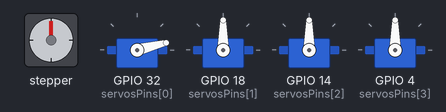
The sketch below on a simulated ESP32. On the bench: stepper motor, 4 × servo. Wiring (inferred from the names in the program): stepper motor driver (100 steps per turn assumed): step GPIO 25; direction GPIO 26. What the sketch prints to the serial monitor is not drawn.

Above: at 0.15 s.
At 7.1 s:
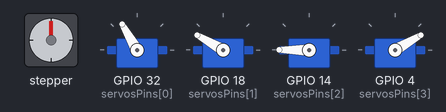
At 11.9 s:
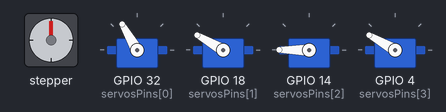
At 17.8 s:
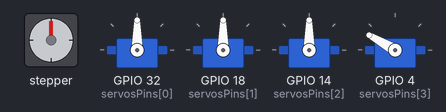
At 27.3 s:
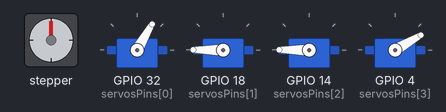
At 38.0 s:
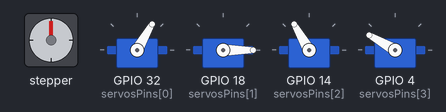
Timing chart, 0 to 40.0 s (numbered marks = the images above):
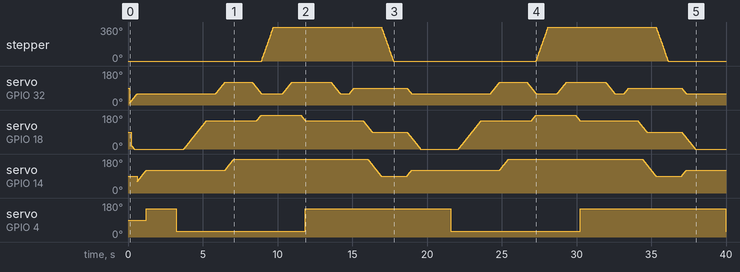

Measured:
- by itself, servo on GPIO 4 (servosPins[3]): repeats every 18.4 s: 30° 8.6 s, 150° 9.7 s
- by itself, stepper: turns 360° clockwise in 0.79 s, then 360° counter-clockwise in 0.79 s, then 360° clockwise in 0.79 s, then 360° counter-clockwise in 0.79 s

The sketch:

roboarm-using-angle.ino
```cpp
#include<Math.h>

#include <Servo.h>
static const int servosPins[4] = {32 , 18 , 14, 4};
#define dirPin 26
#define stepPin 25
Servo servos[4];

int thetaIn[3] = {10, 20, 60};
int thetaFinal[3]; // = {90, 10, 90};

int m1_max = 90;
int m2_max = 90;
int m3_max = 90;
int sta = 0;

int tm1, tm2, tm3;
void setup()
{
  pinMode(stepPin, OUTPUT);
  pinMode(dirPin, OUTPUT);
  Serial.begin(115200);

  for (int i = 0; i < 4; ++i)
  {
    if (!servos[i].attach(servosPins[i]))
    {
      Serial.print("Servo ");
      Serial.print(i);
      Serial.println("attach error");
    }
  }
}

void loop()
{
  //ArmMovement(Servo_m1_agle, Servo_m2_agle, Servo_m3_agle);

  ArmMovement(60, 0, 120);
  pick();
  ArmMovement(60, 150, 120);
  ArmMovement(120, 150, 180);
  ArmMovement(60, 180, 180);
  clockwise();

  ArmMovement(120, 150, 180);
  drop();
  ArmMovement(60, 150, 180);
  ArmMovement(90, 90, 90);
  anticlockwise();
  ArmMovement(60, 0, 120);
}

void ArmMovement(int theta1, int theta2, int theta3)
{
  thetaFinal[0] = theta1;
  thetaFinal[1] = theta2;
  thetaFinal[2] = theta3;
  //  Y_for Servo motor 1
  if (thetaIn[0] <= thetaFinal[0])
  {
    int temp_m1 = thetaIn[0] - (thetaFinal[0] + thetaIn[0]);
    m1_max = abs(temp_m1);
    Serial.print("m1_max=");
    Serial.print(m1_max);
    Serial.println();
  }
  else if (thetaIn[0] > thetaFinal[0])
  {
    m1_max = thetaIn[0] + (thetaIn[0] - thetaFinal[0]);
    Serial.print("m1_max=");
    Serial.print(m1_max);
    Serial.println();
  }

  //  Y_for Servo motor 2
  if (thetaIn[1] <= thetaFinal[1])
  {
    int temp_m2 = thetaIn[1] - (thetaFinal[1] + thetaIn[1]);
    m2_max = abs(temp_m2);
    Serial.print("m2_max=");
    Serial.print(m2_max);
    Serial.println();
  }
  else if (thetaIn[1] > thetaFinal[1])
  {
    m2_max = thetaIn[1] + (thetaIn[1] - thetaFinal[1]);
    Serial.print("m2_max=");
    Serial.print(m2_max);
    Serial.println();
  }

  //  Y_for Servo motor 3
  if (thetaIn[2] <= thetaFinal[2])
  {
    int temp_m3 = thetaIn[2] - (thetaFinal[2] + thetaIn[2]);
    m3_max = abs(temp_m3);
    Serial.print("m3_max=");
    Serial.print(m3_max);
    Serial.println();
  }
  else if (thetaIn[2] > thetaFinal[2])
  {
    m3_max = thetaIn[2] + (thetaIn[2] - thetaFinal[2]);
    Serial.print("m3_max=");
    Serial.print(m3_max);
    Serial.println();
  }

  //  ----------Angle Setting -----
  for (int i = 0; i <= 360; i++)
  {
    Serial.println(i);
    if ((i >= thetaIn[0]) && (i <= m1_max))
    {
      if (thetaIn[0] >= thetaFinal[0])
      {
        tm1 = thetaIn[0] - (i - thetaIn[0]);
        servos[0].write(tm1);
        Serial.print(tm1);
        Serial.print(",");
      }
      else
      {
        tm1 = thetaIn[0] + (i - thetaIn[0]);
        servos[0].write(tm1);
        Serial.print(tm1);
        Serial.print(",");
      }
    }
    else
    {
      Serial.print("*");
      Serial.print(",");
    }

    //-----------------------------------------------
    //    Setting agle of Servo motor 2
    if (i >= thetaIn[1] && i <= m2_max)
    {
      if (thetaIn[1] >= thetaFinal[1])
      {
        tm2 = thetaIn[1] - (i - thetaIn[1]);
        servos[1].write(tm2);
        Serial.print(tm2);
        Serial.print(",");
      }
      else
      {
        tm2 = thetaIn[1] + (i - thetaIn[1]);
        servos[1].write(tm2);
        Serial.print(tm2);
        Serial.print(",");
      }
    }
    else
    {
      Serial.print("*");
      Serial.print(",");
    }
    //-----------------------------------------------
    //    Setting agle of Servo motor 3
    if (i >= thetaIn[2] && i <= m3_max)
    {
      if (thetaIn[2] >= thetaFinal[2])
      {
        tm3 = thetaIn[2] - (i - thetaIn[2]);
        servos[2].write(tm3);
        Serial.print(tm3);
        Serial.print(",");
      }
      else
      {
        tm3 = thetaIn[2] + (i - thetaIn[2]);
        servos[2].write(tm3);
        Serial.print(tm3);
        Serial.print(",");
      }
    }
    else
    {
      Serial.print("*");
      Serial.print(",");
    }
    Serial.println();
    delay(10);
    if (tm1 == thetaFinal[0] && tm2 == thetaFinal[1] && tm3 == thetaFinal[2])
    {
      break;
    }
  }
  Serial.print(tm1);
  Serial.print(",");
  Serial.print(tm2);
  Serial.print(",");
  Serial.print(tm3);
  Serial.print("\n");
  thetaIn[0] = tm1;
  thetaIn[1] = tm2;
  thetaIn[2] = tm3;
  delay(10);
}
//............................................
//---------clockwise Steper motor------------

void clockwise()
{
  int stepsPerRevolution = 100;
  digitalWrite(dirPin, HIGH);
  for (int i = 0; i < stepsPerRevolution; i++)
  {
    digitalWrite(stepPin, HIGH);
    delayMicroseconds(4000);
    digitalWrite(stepPin, LOW);
    delayMicroseconds(4000);
  }
}

//---------Anticlockwise Steper motor------------

void anticlockwise()
{
  int stepsPerRevolution = 100;
  digitalWrite(dirPin, LOW);
  for (int i = 0; i < stepsPerRevolution; i++)
  {
    digitalWrite(stepPin, HIGH);
    delayMicroseconds(4000);
    digitalWrite(stepPin, LOW);
    delayMicroseconds(4000);
  }
}
//..............pick,drop................................
void pick()
{
    servos[3].write(150);
    delay(2000);
    servos[3].write(30);
    delay(500);
}
void drop()
{
    servos[3].write(150);
    delay(500);
}
```
